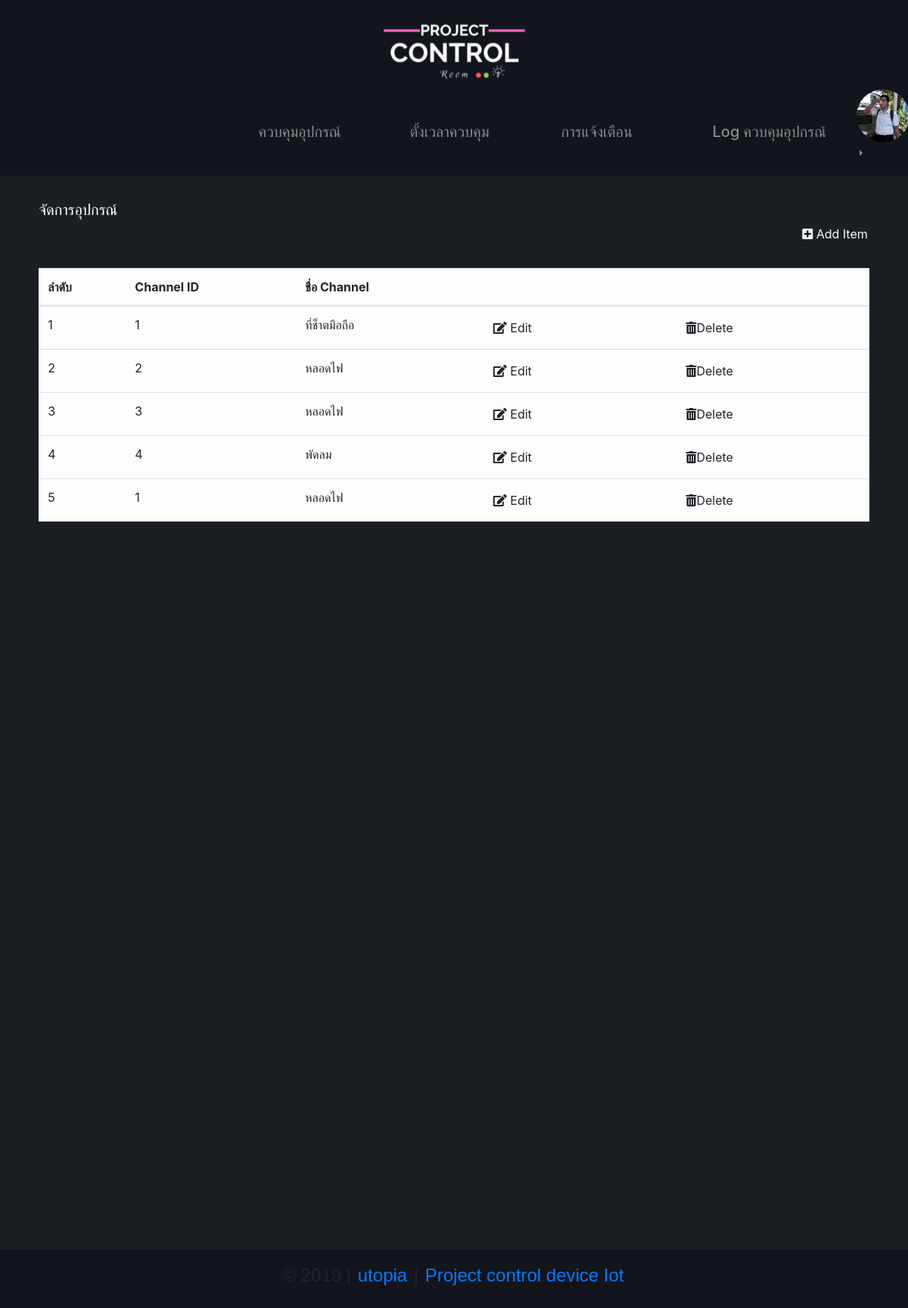
/projectcontrol/viewitem.php (signed in), run on the app's committed database.
### tables this page shows
CREATE TABLE `users` (
  `userid` int(2) NOT NULL,
  `username` varchar(50) NOT NULL,
  `password` varchar(50) NOT NULL,
  `fname` varchar(50) NOT NULL,
  `lname` varchar(50) NOT NULL,
  `email` varchar(50) NOT NULL,
  `picture` varchar(100) NOT NULL,
  `date` timestamp NULL DEFAULT CURRENT_TIMESTAMP,
  `status` varchar(1) NOT NULL DEFAULT 'Y'
);

CREATE TABLE `item` (
  `itemid` int(2) NOT NULL,
  `channelid` int(2) NOT NULL,
  `itemname` varchar(100) NOT NULL DEFAULT 'None'
);

### projectcontrol/viewitem.php (the view, shortened to what this page needs)
<?php
require "head.php";
require "inc/connect.php";
$sql = "SELECT * FROM item";
$result = mysqli_query($con, $sql);
?>
<div class="row">
    <div class="col-sm-12">
        <hr>
        <h5 style="color:white;">จัดการอุปกรณ์</h5>
        <p class="text-right"><a class="text-light" href="additem.php "><i class="fas fa-plus-square"></i> Add Item</a></p>
        <hr>
        <table class="table table-hover">
            <thead>
                <tr class="table-light">
                    <th>ลำดับ</th>
                    <th>Channel ID</th>
                    <th>ชื่อ Channel</th>
                    <th></th>
                    <th></th>
                </tr>
            </thead>
            <tbody>
                <?php
                $no = 1;
                while ($row = mysqli_fetch_assoc($result)) {
                    $itemid = $row['itemid'];
                    $url_edititem = "edititem.php?id=$itemid";
                    $url_deleteitem = "inc/deleteitem.php?id=$itemid";
                    ?>
                    <tr class="table-light">
                        <td><?php echo $no++ ?></td>
                        <td><?php echo $row['channelid']; ?></td>
                        <td><?php echo $row['itemname']; ?></td>
                        <td><a class="dropdown-item" href="<?php echo $url_edititem; ?>"><i class="fas fa-edit"></i> Edit</a></td>
                        <td><a class="dropdown-item" href="<?php echo $url_deleteitem; ?>" onclick="return confirm('Are you sure to delete?')"><i class="fas fa-trash-alt"></i>Delete</a></td>
                    </tr>
                <?php }
                ?>
            </tbody>
        </table>
    </div>
</div>
<?php
require "footer.php";
?>

### projectcontrol/head.php (shortened to what this page needs)
<?php
require "inc/connect.php";
$userid = $_SESSION['userid'];
$sessionstatus = $_SESSION['status'];
$sql = "SELECT * FROM users WHERE userid=$userid";
$result = mysqli_query($con, $sql);
$row = mysqli_fetch_array($result);
$profileimg  = $row['picture'];
?>
<!DOCTYPE html>
<html lang="en">
<head>
    <link rel="stylesheet" href="css/stylefooter.css">
    <link rel="stylesheet" href="css/styleheader.css">
    <link rel="stylesheet" href="//cdnjs.cloudflare.com/ajax/libs/timepicker/1.3.5/jquery.timepicker.min.css">
    <link rel="stylesheet" href="https://maxcdn.bootstrapcdn.com/bootstrap/4.0.0/css/bootstrap.min.css">
    <link rel="stylesheet" href="https://use.fontawesome.com/releases/v5.8.1/css/all.css">
</head>
<body style="background-color:#1b1f23">
    <div class="row">
        <div class="col-sm" style="background-color: #13151c">
        </div>
        <div class="col-sm-3" style="background-color: #13151c">
            <a href="<?php if ($sessionstatus != "R") {
                            echo "indexuser.php";
                        } else {
                            echo "viewchannel.php";
                        } ?>">
                <img src="img/Project.png" class="img-fluid" alt="Responsive image">
            </a>
        </div>
        <div class="col-sm" style="background-color: #13151c">
        </div>
    </div>
    <div class="row" style="background-color: #13151c">
        <div class="col-md-6 offset-md-3" style="background-color: #13151c">
            <header>
                <nav class="navbar navbar-expand-lg navbar-dark">
                    <div class="collapse navbar-collapse" id="navbarTogglerDemo01" style="height:100px;">
                            <?php if ($sessionstatus != 'R') { ?>
                                <ul class="navbar-nav">
                                    <li class="nav-item">
                                        <a class="nav-link" href="indexuser.php">
                                            <h5>ควบคุมอุปกรณ์</h5>
                                        </a>
                                    </li>
                                    <li class="nav-item">
                                        <a class="nav-link" href="timeControl.php">
                                            <h5>ตั้งเวลาควบคุม</h5>
                                        </a>
                                    </li>
                                    <li class="nav-item">
                                        <a class="nav-link" href="notify.php">
                                            <h5>การแจ้งเตือน</h5>
                                        </a>
                                    </li>
                                    <li class="nav-item">
                                        <a class="nav-link" href="log.php">
                                            <h5>Log ควบคุมอุปกรณ์</h5>
                                        </a>
                                    </li>
                                <?php } ?>
                                </ul>
                                <div class="btn-group dropright" style="margin-bottom:2%;">
                                    <ul class="navbar-nav">
                                        <li class="nav-link dropdown-toggle dropdown-toggle-split" role="button" data-toggle="dropdown" aria-haspopup="true" aria-expanded="false">
                                            <img src="upload/pic/<?php echo  $profileimg; ?>" class="rounded-circle" style="width:70px;height:70px">
                                        </li>
                                    </ul>
                                </div>
                    </div>
                </nav>
            </header>
        </div>
    </div>
    <div class="row" style="height:100%;">
        <div class="col-sm">
        </div>
        <div class="col-sm-11" style="height:auto;">

### projectcontrol/css/styleheader.css (style rules this page uses)
body { position:absolute; top: 0; bottom: 0; left: 0; right: 0; height: 100%; display: block; }
a { padding: 2px; }
h6 , h5 { font-family: 'Poiret One', cursive; }
li.nav-item { padding: 10px; width: 200px; height: 60px; }

### data on the page
users: picture (picture)
item: channelid "1", itemname "ที่ช็าตมือถือ"
item: channelid "2", itemname "หลอดไฟ"
item: channelid "3", itemname "หลอดไฟ"
item: channelid "4", itemname "พัดลม"
item: channelid "1", itemname "หลอดไฟ"
